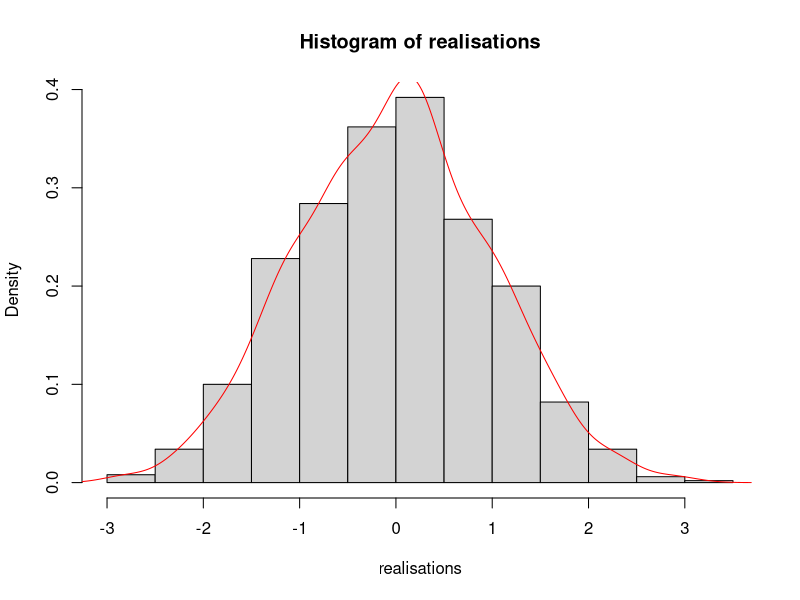
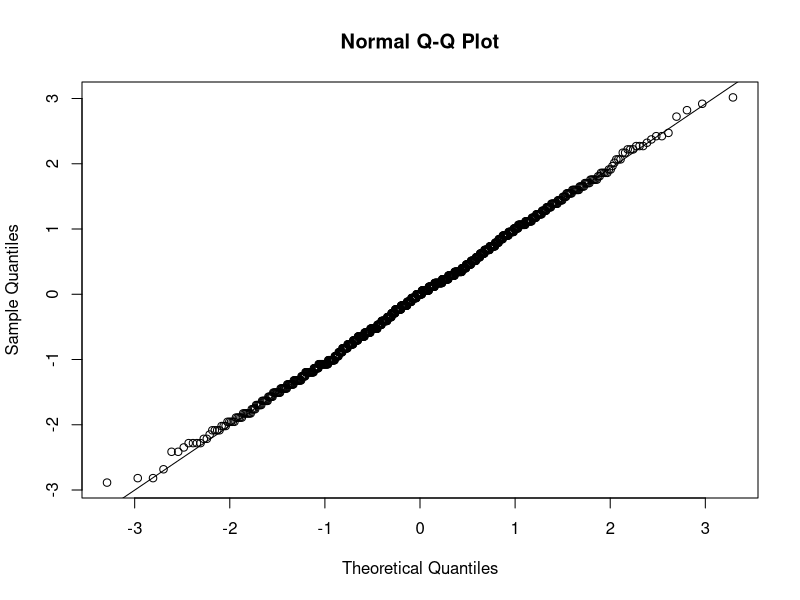
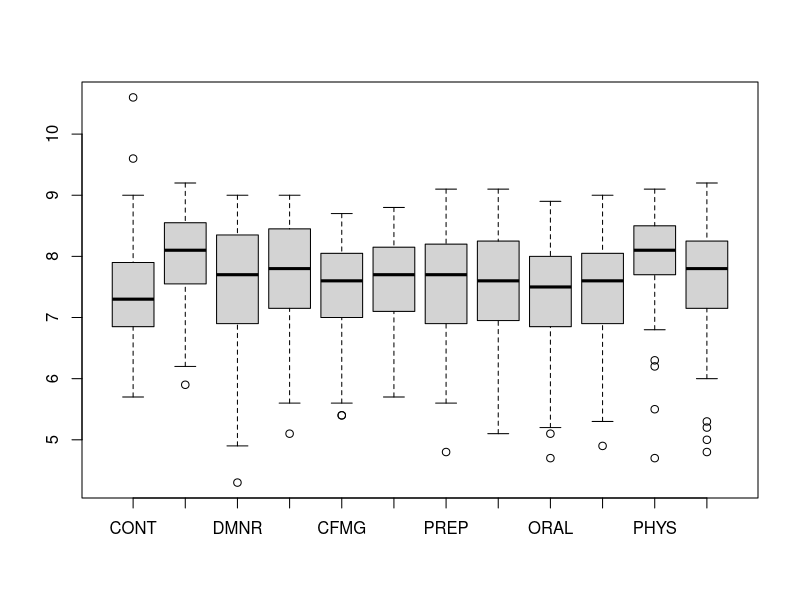
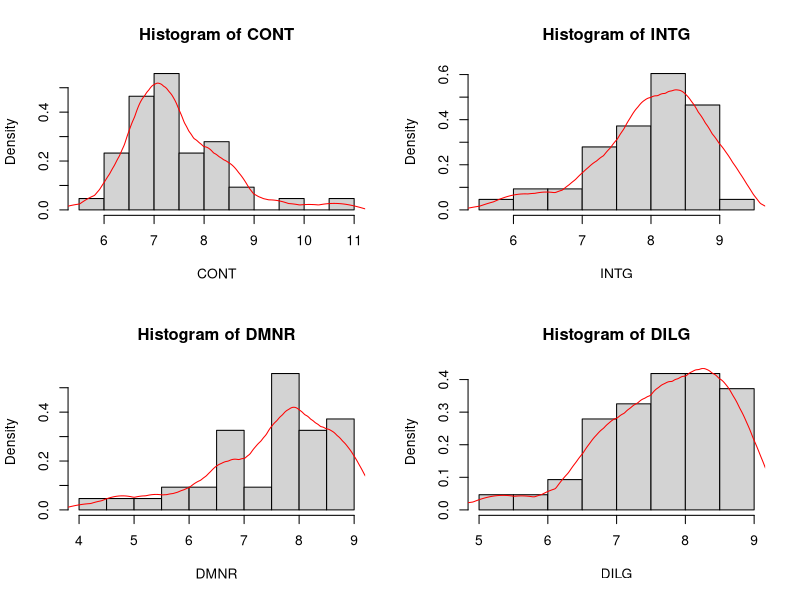
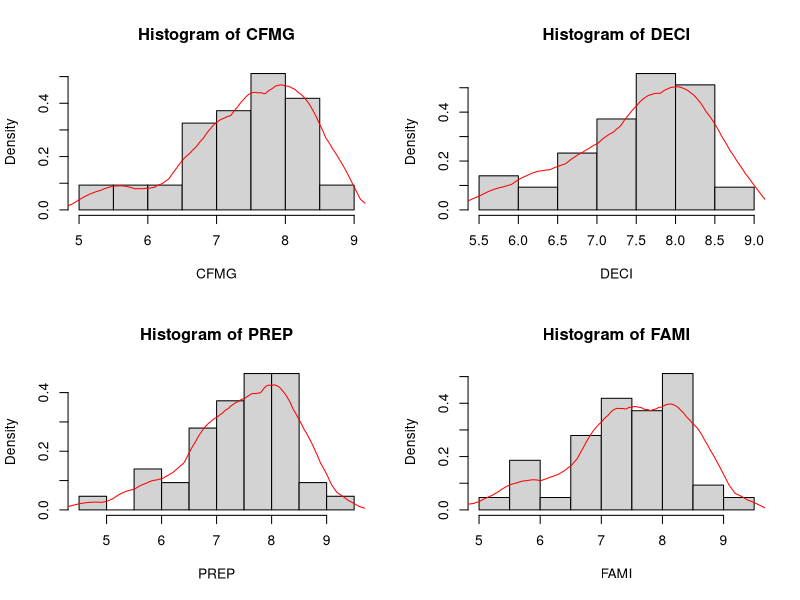
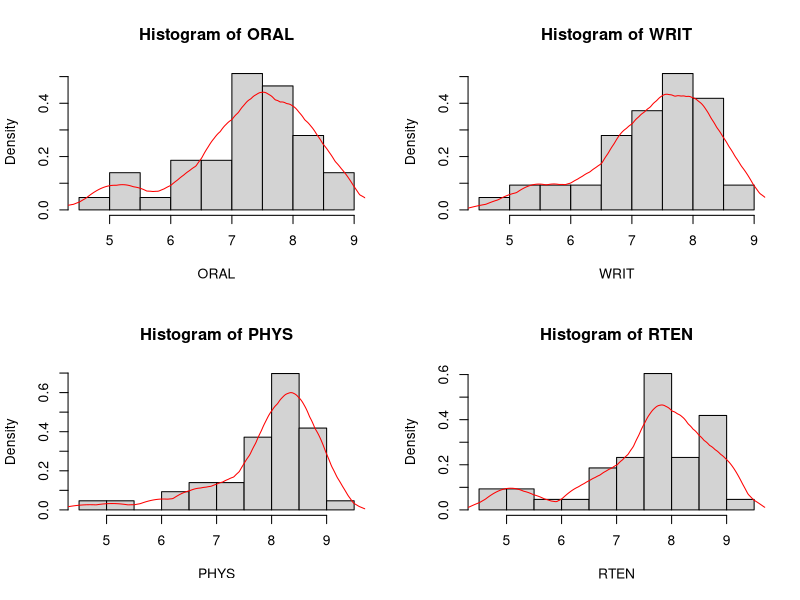
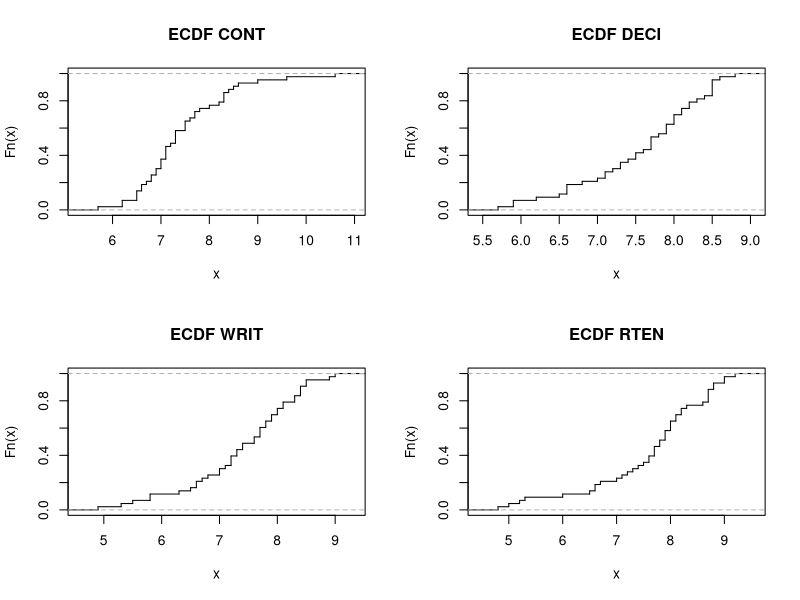
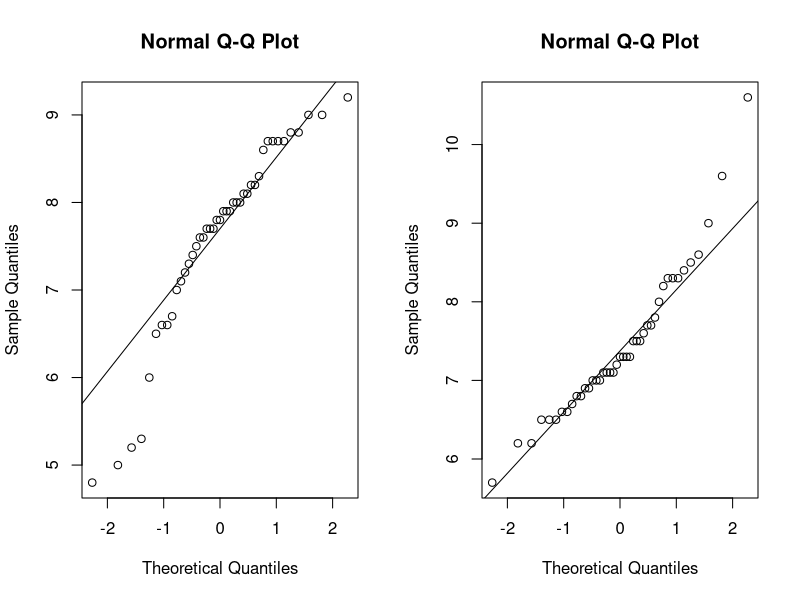

Write the R code that produced these figures, in order.
## ---- chunk 1
knitr::opts_chunk$set(echo = TRUE)
## ---- chunk 2
estim <- function(x, theta){
  n <- length(x)
  est <- sqrt(n) * (mean(x) - theta) / sqrt(mean(x))
  return(est)
  }
## ---- chunk 3
set.seed(23)
Nattempts = 1e3
nsample = 100
theta = 3

samples <- lapply(1:Nattempts, function(i) rpois(nsample, theta))
realisations <- sapply(samples, function(x) estim(x, theta))

hist(realisations, probability = TRUE)
d = density(realisations, kernel='gaussian')
lines(d, col = 'red')
## ---- chunk 4
qqnorm(realisations)
qqline(realisations)
## ---- chunk 5
data(USJudgeRatings)
## ---- chunk 6
str(USJudgeRatings)
## ---- chunk 7
dim(USJudgeRatings)
## ---- chunk 8
library(knitr)
library(kableExtra)
kable(USJudgeRatings, 'latex', caption = "Ratings of US judges", booktabs = T) %>%
  kable_styling(latex_options = "striped", font_size = 6.5)
## ---- chunk 9
colnames(USJudgeRatings)
## ---- chunk 10
sum(is.na(USJudgeRatings))
## ---- chunk 11
summary(USJudgeRatings)
## ---- chunk 12
Outvals = boxplot(USJudgeRatings)
## ---- chunk 13
cat('The judge with the largest number of contacts of lawyer is judge', 
    rownames(USJudgeRatings)[which.max(USJudgeRatings$CONT)], '\n',
    'with a number of', max(USJudgeRatings$CONT), 'contacts.')
## ---- chunk 14
cat('The judge with the highest rating for worthiness of retention is judge', 
    rownames(USJudgeRatings)[which.max(USJudgeRatings$RTEN)], '\n',
    'with a rating of', max(USJudgeRatings$RTEN))
## ---- chunk 15
USJudgeRatings[which.max(USJudgeRatings$RTEN),]
## ---- chunk 16
cat('The judge with the lowest rating for worthiness of retention is judge', 
    rownames(USJudgeRatings)[which.min(USJudgeRatings$RTEN)], '\n',
    'with a rating of', min(USJudgeRatings$RTEN))
## ---- chunk 17
USJudgeRatings[which.min(USJudgeRatings$RTEN),]
## ---- chunk 18
par(mfrow=c(2,2))
hist(USJudgeRatings$CONT, probability= TRUE, main="Histogram of CONT", xlab="CONT")
d = density(USJudgeRatings$CONT, kernel = 'o', bw = 0.3)
lines(d, col="red")
hist(USJudgeRatings$INTG, probability= TRUE, main="Histogram of INTG", xlab="INTG")
d = density(USJudgeRatings$INTG, kernel = 'o', bw = 0.3)
lines(d, col="red")
hist(USJudgeRatings$DMNR, probability= TRUE, main="Histogram of DMNR", xlab="DMNR")
d = density(USJudgeRatings$DMNR, kernel = 'o', bw = 0.3)
lines(d, col="red")
hist(USJudgeRatings$DILG, probability= TRUE, main="Histogram of DILG", xlab="DILG")
d = density(USJudgeRatings$DILG, kernel = 'o', bw = 0.3)
lines(d, col="red")
## ---- chunk 19
par(mfrow=c(2,2))
hist(USJudgeRatings$CFMG, probability= TRUE, main="Histogram of CFMG", xlab="CFMG")
d = density(USJudgeRatings$CFMG, kernel = 'o', bw = 0.3)
lines(d, col="red")
hist(USJudgeRatings$DECI, probability= TRUE, main="Histogram of DECI", xlab="DECI")
d = density(USJudgeRatings$DECI, kernel = 'o', bw = 0.3)
lines(d, col="red")
hist(USJudgeRatings$PREP, probability= TRUE, main="Histogram of PREP", xlab="PREP")
d = density(USJudgeRatings$PREP, kernel = 'o', bw = 0.3)
lines(d, col="red")
hist(USJudgeRatings$FAMI, probability= TRUE, main="Histogram of FAMI", xlab="FAMI")
d = density(USJudgeRatings$FAMI, kernel = 'o', bw = 0.3)
lines(d, col="red")
## ---- chunk 20
par(mfrow=c(2,2))
hist(USJudgeRatings$ORAL, probability= TRUE, main="Histogram of ORAL", xlab="ORAL")
d = density(USJudgeRatings$ORAL, kernel = 'o', bw = 0.3)
lines(d, col="red")
hist(USJudgeRatings$WRIT, probability= TRUE, main="Histogram of WRIT", xlab="WRIT")
d = density(USJudgeRatings$WRIT, kernel = 'o', bw = 0.3)
lines(d, col="red")
hist(USJudgeRatings$PHYS, probability= TRUE, main="Histogram of PHYS", xlab="PHYS")
d = density(USJudgeRatings$PHYS, kernel = 'o', bw = 0.3)
lines(d, col="red")
hist(USJudgeRatings$RTEN, probability= TRUE, main="Histogram of RTEN", xlab="RTEN")
d = density(USJudgeRatings$RTEN, kernel = 'o', bw = 0.3)
lines(d, col="red")
## ---- chunk 21
par(mfrow=c(2,2))
plot(ecdf(USJudgeRatings$CONT), verticals = TRUE, do.points = FALSE, main = "ECDF CONT")
plot(ecdf(USJudgeRatings$DECI), verticals = TRUE, do.points = FALSE, main = "ECDF DECI")
plot(ecdf(USJudgeRatings$WRIT), verticals = TRUE, do.points = FALSE, main = "ECDF WRIT")
plot(ecdf(USJudgeRatings$RTEN), verticals = TRUE, do.points = FALSE, main = "ECDF RTEN")
## ---- chunk 22
par(mfrow=c(1,2))
qqnorm(USJudgeRatings$RTEN)
qqline(USJudgeRatings$RTEN)

qqnorm(USJudgeRatings$CONT)
qqline(USJudgeRatings$CONT)
## ---- chunk 23
round(var(USJudgeRatings), 2)
## ---- chunk 24
round(sqrt(diag(var(USJudgeRatings))),2)
cat('The smallest standard deviation is: ', min(round(sqrt(diag(var(USJudgeRatings))),2)), '\n')
cat('The largest standard deviation is: ', max(round(sqrt(diag(var(USJudgeRatings))),2)))
## ---- chunk 25
round(cor(USJudgeRatings),2)
## ---- chunk 26
library(corrplot)
corrplot(cor(USJudgeRatings))
## ---- chunk 27
pairs(USJudgeRatings, gap=1/5, lower.panel = panel.smooth, upper.panel = NULL, row1attop=FALSE)
## ---- chunk 28
library(psych)
round(skew(USJudgeRatings),2)
## ---- chunk 29
round(kurtosi(USJudgeRatings),2)
## ---- chunk 30
n = 43
alpha = 0.05
moy = mean(USJudgeRatings$RTEN)
t = qt(1-alpha/2, df=n-1)
S = sqrt(sum((USJudgeRatings$RTEN - moy)^2)/(n-1))
CI = c(moy - (t * S) / (sqrt(n-1)), moy + (t * S) / (sqrt(n-1)))
print(CI)
## ---- chunk 31
n = 43
alpha = 0.05
moy = mean(USJudgeRatings$RTEN)
z = qnorm(1-alpha/2)
S = sqrt(sum((USJudgeRatings$RTEN - moy)^2)/(n-1))
CI = c(moy - (z * S) / (sqrt(n)), moy + (z * S) / (sqrt(n)))
print(CI)
